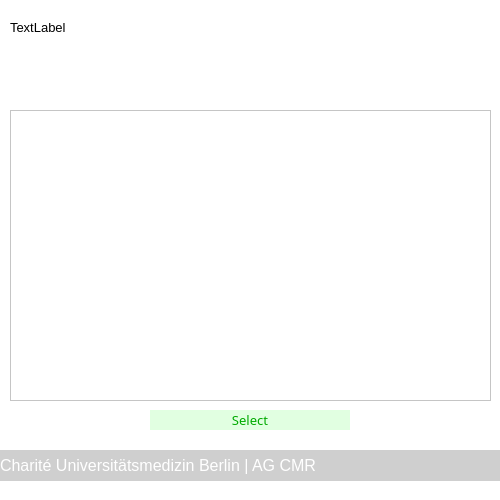
<?xml version="1.0" encoding="UTF-8"?>
<ui version="4.0">
 <class>Dialog</class>
 <widget class="QDialog" name="Dialog">
  <property name="geometry">
   <rect>
    <x>0</x>
    <y>0</y>
    <width>500</width>
    <height>500</height>
   </rect>
  </property>
  <property name="windowTitle">
   <string>Dialog</string>
  </property>
  <property name="styleSheet">
   <string notr="true">background-color: rgb(255, 255, 255);</string>
  </property>
  <widget class="QLabel" name="lbl_description">
   <property name="geometry">
    <rect>
     <x>10</x>
     <y>20</y>
     <width>480</width>
     <height>80</height>
    </rect>
   </property>
   <property name="font">
    <font>
     <pointsize>10</pointsize>
    </font>
   </property>
   <property name="text">
    <string>TextLabel</string>
   </property>
   <property name="alignment">
    <set>Qt::AlignLeading|Qt::AlignLeft|Qt::AlignTop</set>
   </property>
   <property name="wordWrap">
    <bool>true</bool>
   </property>
  </widget>
  <widget class="QLabel" name="label_6">
   <property name="geometry">
    <rect>
     <x>0</x>
     <y>450</y>
     <width>501</width>
     <height>31</height>
    </rect>
   </property>
   <property name="font">
    <font>
     <family>Arial</family>
     <pointsize>12</pointsize>
     <weight>9</weight>
     <italic>false</italic>
     <bold>false</bold>
    </font>
   </property>
   <property name="styleSheet">
    <string notr="true">color: rgb(255, 255, 255);
background-color: rgb(207, 207, 207);
font: 75 12pt &quot;Arial&quot;;</string>
   </property>
   <property name="text">
    <string>Charité Universitätsmedizin Berlin | AG CMR</string>
   </property>
   <property name="alignment">
    <set>Qt::AlignLeading|Qt::AlignLeft|Qt::AlignVCenter</set>
   </property>
   <property name="wordWrap">
    <bool>true</bool>
   </property>
  </widget>
  <widget class="QListWidget" name="lst_choice">
   <property name="geometry">
    <rect>
     <x>10</x>
     <y>110</y>
     <width>481</width>
     <height>291</height>
    </rect>
   </property>
   <property name="font">
    <font>
     <pointsize>10</pointsize>
    </font>
   </property>
  </widget>
  <widget class="QPushButton" name="btn_select">
   <property name="geometry">
    <rect>
     <x>150</x>
     <y>410</y>
     <width>200</width>
     <height>20</height>
    </rect>
   </property>
   <property name="font">
    <font>
     <family>Arial Nova</family>
     <pointsize>10</pointsize>
     <weight>50</weight>
     <bold>false</bold>
    </font>
   </property>
   <property name="styleSheet">
    <string notr="true">QPushButton
{
color: rgb(0, 170, 0);
background-color: rgb(225, 255, 225);
border: 0px;
}

QPushButton::pressed
{
color: rgb(0, 170, 0);
background-color: rgb(225, 255, 225);
border: 0px;
}

QPushButton::hover
{
color: rgb(225, 255, 225);
background-color: rgb(0, 170, 0);
border: 0px;
font-weight: bold;
}</string>
   </property>
   <property name="text">
    <string>Select</string>
   </property>
  </widget>
 </widget>
 <resources/>
 <connections/>
</ui>
